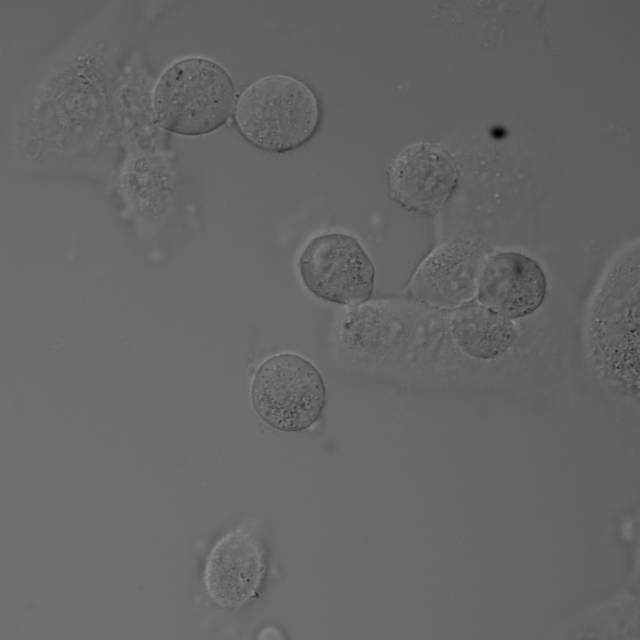
#> input picture Assignment_8/assets/SST-ANT_DIC.jpg, 640 x 640 px
$ python assignment_8.py
#> lines starting #> are read from the running program, lines starting #| are printed output that depends on the picture; after the words box and inside, x2 and y2 are one past the last pixel; in counts of white or black regions, pixels touching at a corner belong together; long printed decimals are rounded
#> further down, dic is the input picture: shape (640, 640, 3); min 0, max 139, mean 102.3
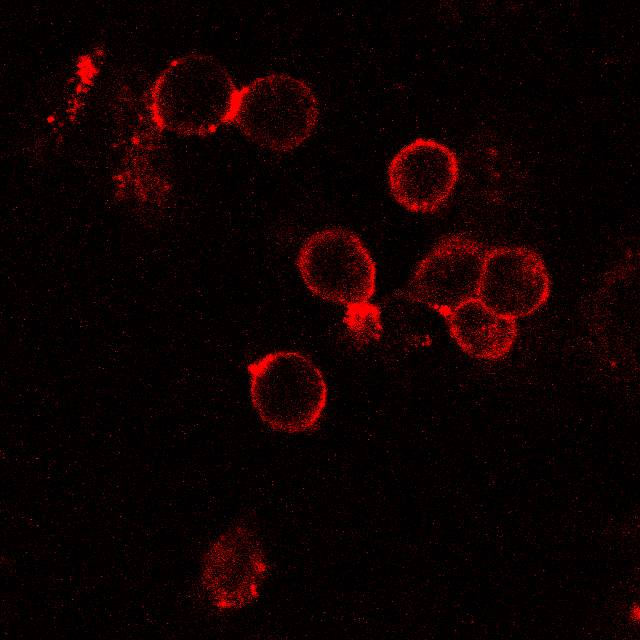
#> input picture Assignment_8/assets/SST-ANT_fluor.jpg, 640 x 640 px
#> further down, fluor is the input picture: shape (640, 640, 3); mean B, G, R 1.8, 1.8, 14.8
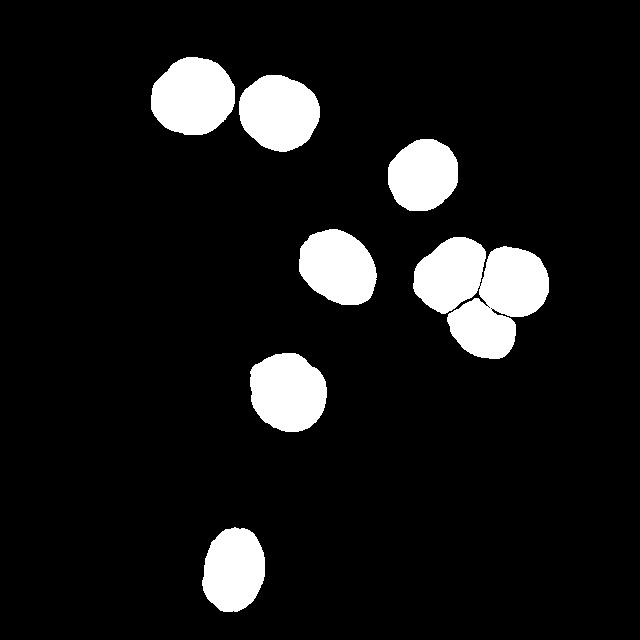
#> input picture Assignment_8/assets/SST-ANT_GT.jpg, 640 x 640 px
#> further down, gt is the input picture: shape (640, 640, 3); min 0, max 255, mean 23.7
import numpy as np
import cv2
import matplotlib.pyplot as plt
from sklearn.metrics import confusion_matrix


def segment_dic(dic_image: np.ndarray, display: bool = True) -> np.ndarray:
#> called with display = True
    gray = cv2.cvtColor(dic_image, cv2.COLOR_BGR2GRAY)
    edges = cv2.Canny(gray, 25, 125)
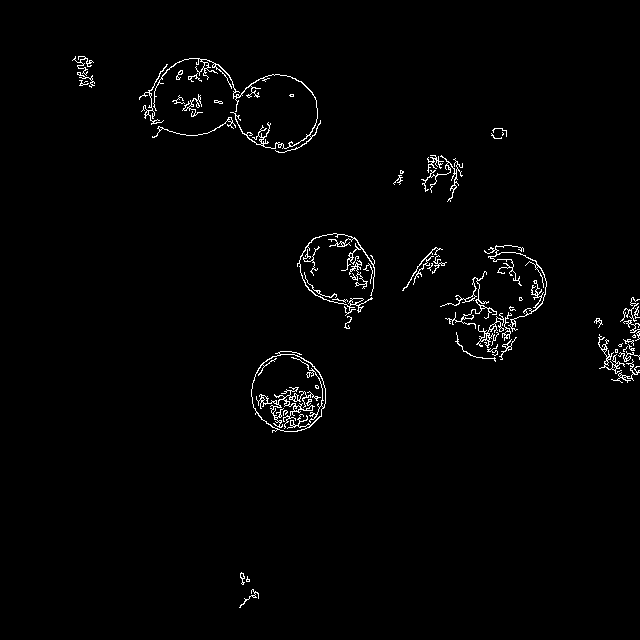
#> edges: shape (640, 640); 1.6% white in thin lines or dots, all inside (x1, y1, x2, y2) = (72, 56, 640, 608)

    kernel = np.ones((13, 13), np.uint8)

    closed_edges = cv2.morphologyEx(edges, cv2.MORPH_CLOSE, kernel)
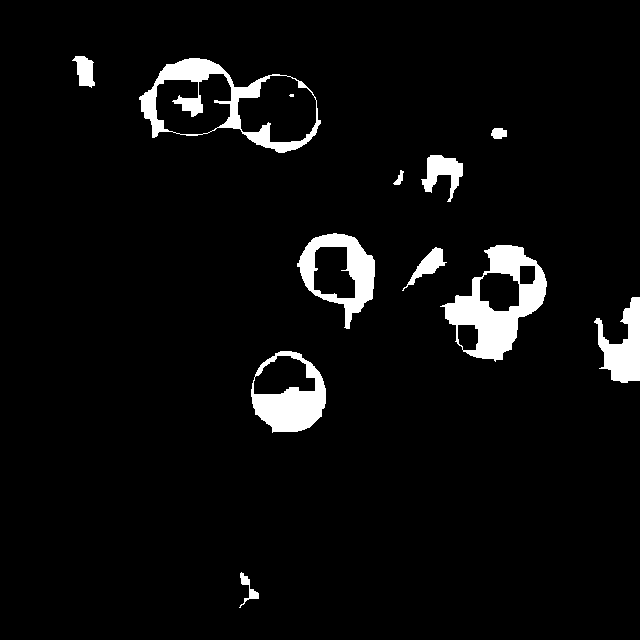
#> closed_edges: shape (640, 640); 4.8% white; 12 white regions (1 under 20 px)
    contours, hierarchy = cv2.findContours(closed_edges, cv2.RETR_EXTERNAL, cv2.CHAIN_APPROX_SIMPLE)
#> contours = 11 contours; largest, box (x1, y1, x2, y2) and area: (139, 58, 321, 153) 10812, (440, 245, 547, 362) 6895, (251, 351, 326, 433) 4620, (297, 233, 375, 329) 4431, (594, 297, 640, 383) 1962

    filled_edges = np.zeros_like(gray)
    cv2.drawContours(filled_edges, contours, -1, 255, thickness=cv2.FILLED)
#> filled_edges: shape (640, 640); 7.8% white; 11 white regions, largest, box (x1, y1, x2, y2) and area: (139, 58, 321, 153) 11041, (440, 245, 547, 362) 7081, (251, 351, 326, 433) 4737

    if display:
        plt.figure()
        plt.imshow(filled_edges, cmap='gray')
        plt.show()
    return filled_edges


def segment_fluorescence(fluorescent_image: np.ndarray, display: bool = True) -> np.ndarray:
#> called with display = True
    red_channel = fluorescent_image[:, :, 2]
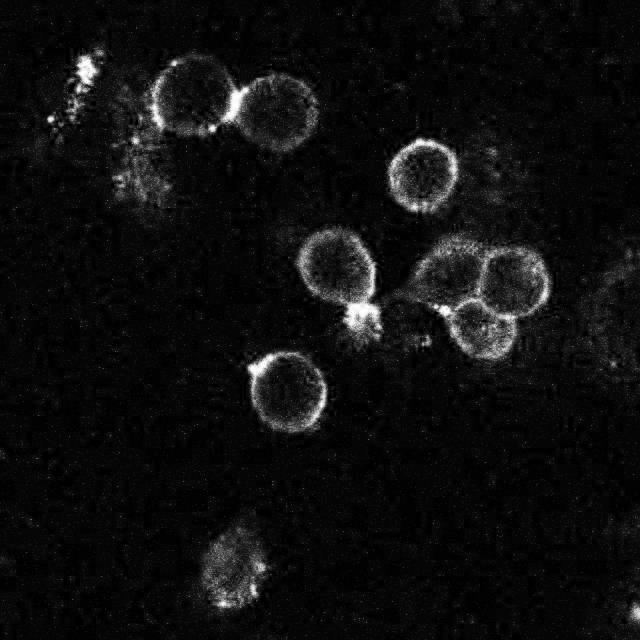
#> red_channel: shape (640, 640); min 0, max 255, mean 14.8
    _, binary = cv2.threshold(red_channel, 127, 255, cv2.THRESH_OTSU)
#> binary: shape (640, 640); 4.8% white; 526 white regions (490 under 20 px), largest, box (x1, y1, x2, y2) and area: (414, 233, 552, 361) 5181, (295, 229, 384, 346) 3179, (387, 138, 461, 214) 2184

    kernel = np.ones((3, 3), np.uint8)
    opening = cv2.morphologyEx(binary, cv2.MORPH_OPEN, kernel, iterations=2)
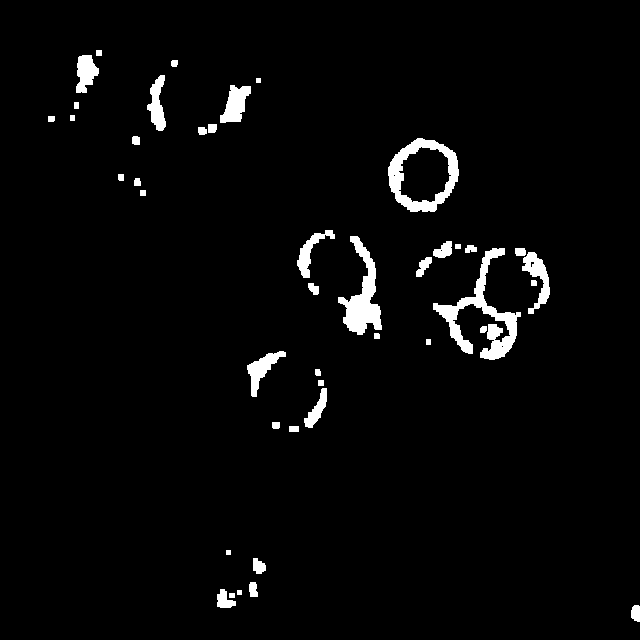
#> opening: shape (640, 640); 3.1% white; 43 white regions, largest, box (x1, y1, x2, y2) and area: (433, 248, 521, 360) 2548, (388, 138, 459, 212) 1911, (338, 236, 382, 335) 1791
    kernel = np.ones((37, 37), np.uint8)
    closed_edges = cv2.morphologyEx(opening, cv2.MORPH_CLOSE, kernel, iterations=2)
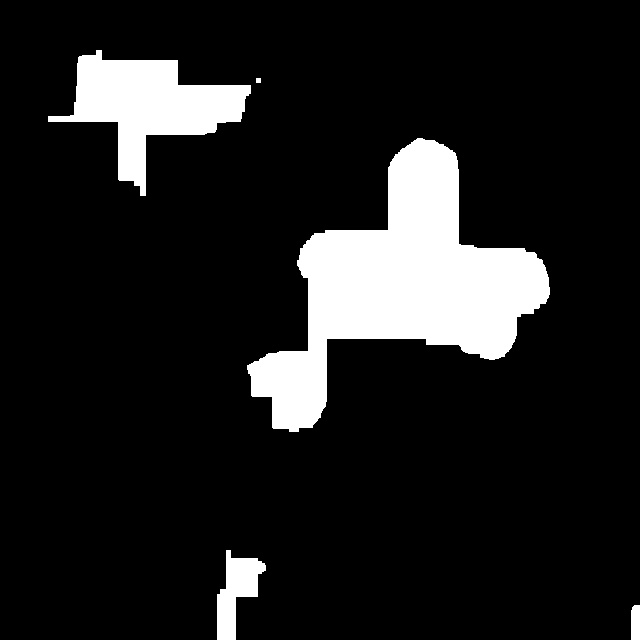
#> closed_edges: shape (640, 640); 12.3% white; 5 white regions
    contours, hierarchy = cv2.findContours(closed_edges, cv2.RETR_EXTERNAL, cv2.CHAIN_APPROX_SIMPLE)
#> contours = 5 contours, 1 with area under 20; largest, box (x1, y1, x2, y2) and area: (247, 138, 550, 432) 35359, (48, 50, 251, 196) 11493, (217, 550, 266, 640) 2113, (631, 605, 640, 640) 266
    filled_cells = np.zeros_like(closed_edges)
    cv2.drawContours(filled_cells, contours, -1, 255, thickness=cv2.FILLED)

    if display:
        plt.figure()
        plt.imshow(filled_cells, cmap='gray')
        plt.show()
    return filled_cells


def calculate_metrics(y_true, y_pred):
    y_true = y_true.flatten()
    y_pred = y_pred.flatten()

    tn, fp, fn, tp = confusion_matrix(y_true, y_pred, labels=[0, 255]).ravel()
#> tn = 363332; fp = 4272; fn = 9653; tp = 23955

    precision = tp / (tp + fp) if (tp + fp) > 0 else 0
#> precision = 0.849
    recall = tp / (tp + fn) if (tp + fn) > 0 else 0
#> recall = 0.713
    specificity = tn / (tn + fp) if (tn + fp) > 0 else 0
#> specificity = 0.988

    f1_score = 2 * (precision * recall) / (precision + recall) if (precision + recall) > 0 else 0
#> f1_score = 0.775

    return {
        "Precision": precision,
        "Recall": recall,
        "Specificity": specificity,
        "F1 Score": f1_score
    }


if __name__ == '__main__':
    dic = cv2.imread('assets/SST-ANT_DIC.jpg')
    fluor = cv2.imread('assets/SST-ANT_fluor.jpg')
    gt = cv2.imread('assets/SST-ANT_GT.jpg')
    gt = cv2.cvtColor(gt, cv2.COLOR_BGR2GRAY)

    dic_pred = segment_dic(dic, display=True)
    fluor_pred = segment_fluorescence(fluor, display=True)

    dic_metrics = calculate_metrics(gt, dic_pred)
#> dic_metrics = {'Precision': 0.849, 'Recall': 0.713, 'Specificity': 0.988, 'F1 Score': 0.775}
    fluor_metrics = calculate_metrics(gt, fluor_pred)
#> fluor_metrics = {'Precision': 0.568, 'Recall': 0.769, 'Specificity': 0.947, 'F1 Score': 0.653}

    print(dic_metrics)
#| {'Precision': 0.8487, 'Recall': 0.7128, 'Specificity': 0.9884, 'F1 Score': 0.7748}
    print(fluor_metrics)
#| {'Precision': 0.568, 'Recall': 0.7687, 'Specificity': 0.9465, 'F1 Score': 0.6532}
